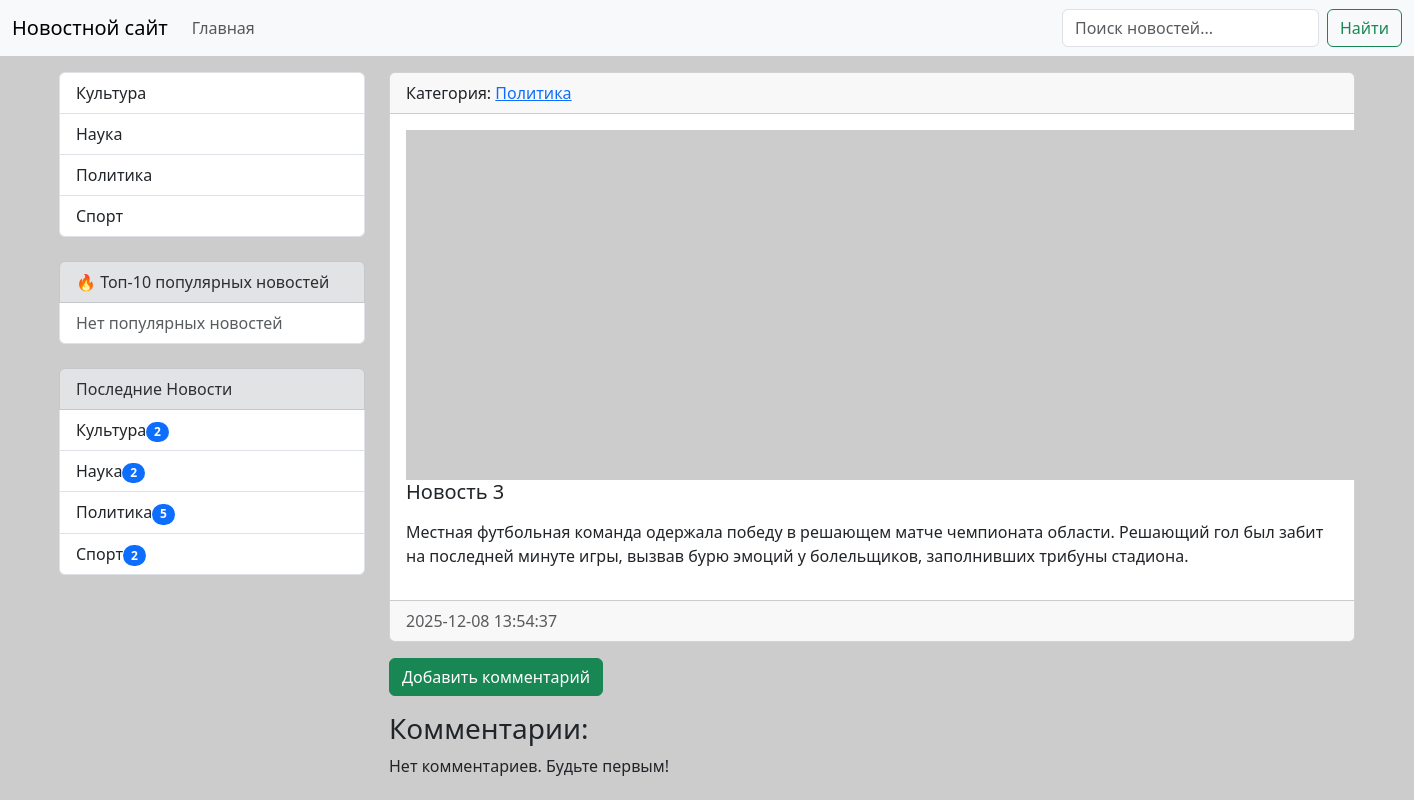
Before: /news/news/3/ with the older database file.
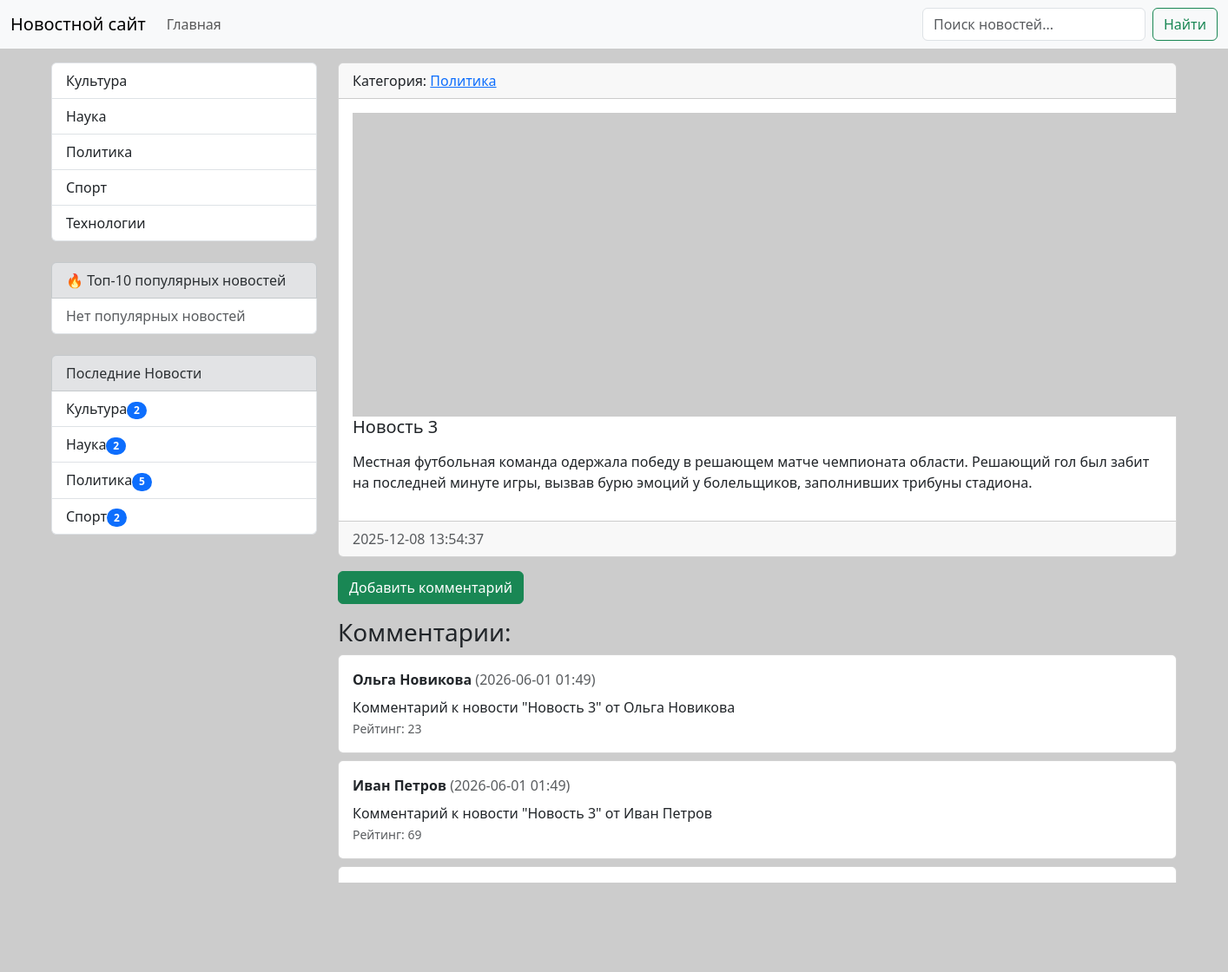
After: the same page with the newer database file.
### news/models.py (models this page shows, shortened)
class Category(models.Model):
    title = models.CharField(max_length=150, db_index=True, verbose_name='Наименование категории')
    def __str__(self):
        return self.title
    def get_absolute_url(self):
        return reverse('news:category', kwargs={'category_id': self.pk})

class News(models.Model):
    title = models.CharField(max_length=150, verbose_name='Наименование')
    content = models.TextField(blank=True, verbose_name='Контент')
    created_at = models.DateTimeField(auto_now_add=True, verbose_name='Дата публикации')
    updated_at = models.DateTimeField(auto_now=True, verbose_name='Обновлено')
    photo = models.ImageField(upload_to='photos/%Y/%m/%d', verbose_name='Фото', blank=True)
    is_published = models.BooleanField(default=True, verbose_name='Опубликовано')
    category = models.ForeignKey(Category, on_delete=models.PROTECT, null=True, verbose_name='Категория', related_name='get_news')
    views = models.IntegerField(default=0, verbose_name='Просмотры')
    class Meta:
        verbose_name = 'Новость'
        verbose_name_plural = 'Новости'
        ordering = ['-created_at']

class Comment(models.Model):
    author = models.ForeignKey(Author, on_delete=models.CASCADE, related_name='comments', verbose_name='Автор')
    news = models.ForeignKey(News, on_delete=models.CASCADE, related_name='comments', verbose_name='Новость')
    parent = models.ForeignKey('self', on_delete=models.CASCADE, null=True, blank=True, related_name='replies', verbose_name='Ответ на комментарий')
    text = models.TextField(verbose_name='Текст комментария')
    rating = models.IntegerField(default=0, verbose_name='Рейтинг')
    created_at = models.DateTimeField(auto_now_add=True, verbose_name='Дата создания')
    class Meta:
        verbose_name = 'Комментарий'
        verbose_name_plural = 'Комментарии'
        ordering = ['-created_at']

class Author(models.Model):
    name = models.CharField(max_length=100, verbose_name='Имя автора')
    email = models.EmailField(verbose_name='Email', blank=True)
    class Meta:
        verbose_name = 'Автор'
        verbose_name_plural = 'Авторы'
        ordering = ['name']

### news/views.py (the view)
# urls.py: path('news/<int:pk>/', ViewNews.as_view(), name='view_news'),
class ViewNews(DetailView):
    model = News
    context_object_name = 'news_item'
    template_name = 'news/view_news.html'

### news/templatetags/news_tags.py (called while the page is built)
@register.simple_tag(name='get_list_categories')
def get_categories():
    return Category.objects.all()

@register.inclusion_tag('news/list_categories.html')
def show_categories(arg1='Последние', arg2='Новости'):
    categories = Category.objects.annotate(cnt=Count('get_news')).filter(cnt__gt=0)
    return {'categories': categories, 'arg1': arg1, 'arg2': arg2}

### news/templates/news/view_news.html (shortened to what this page needs)
{% extends 'base.html' %}
{% block sidebar %}
{% include 'inc/_sidebar.html' %}
{% endblock %}
{% block content %}
<div class="card mb-3">
    <div class="card-header">
        Категория:
        <a href="{{ news_item.category.get_absolute_url }}">{{ news_item.category }}</a>
    </div>
    <div class="card-body">
        <div class="media">
            {% if news_item.photo %}
                <img src="{{ news_item.photo.url }}" alt="" width="350" class="mr-3">
            {% else %}
                <img src="https://picsum.photos/id/1060/350/235/?blur=2" alt="" class="mr-3">
            {% endif %}
            <div class="media-body">
                <h5 class="card-title">{{ news_item.title }}</h5>
                <p class="card-text">{{ news_item.content|safe|linebreaks }}</p>
            </div>
        </div>
    </div>
    <div class="card-footer text-muted">
        {{ news_item.created_at|date:"Y-m-d H:i:s" }}
    </div>
</div>
<div class="mt-3 mb-3">
    <a href="{% url 'news:add_comment' news_item.pk %}" class="btn btn-success">Добавить комментарий</a>
</div>
<h3>Комментарии:</h3>
{% for comment in news_item.comments.all %}
    <div class="card mb-2">
        <div class="card-body">
            <strong>{{ comment.author.name }}</strong>
            <span class="text-muted">({{ comment.created_at|date:"Y-m-d H:i" }})</span>
            <p class="mb-0 mt-2">{{ comment.text }}</p>
            <small class="text-muted">Рейтинг: {{ comment.rating }}</small>
        </div>
    </div>
{% empty %}
    <p>Нет комментариев. Будьте первым!</p>
{% endfor %}
{% endblock %}

### templates/base.html (shortened to what this page needs)
<!doctype html>
{% load static %}
<html lang="en">
<head>
    <link rel="stylesheet"
          href="https://cdn.jsdelivr.net/npm/bootstrap@5.3.8/dist/css/bootstrap.min.css">
    <link rel="stylesheet" href="{% static 'css/style.css' %}">
</head>
<body>
{% include 'inc/_nav.html' %}
<div class="container mt-3">
    <div class="row">
        <div class="col-md-3">
            {% block sidebar %}SIDEBAR{% endblock %}
        </div>
        <div class="col-md-9">
            {% block content %}CONTENT{% endblock %}
        </div>
    </div>
</div>
</body>
</html>

### templates/inc/_nav.html (shortened to what this page needs)
<nav class="navbar navbar-expand-lg bg-body-tertiary">
    <div class="container-fluid">
        <a class="navbar-brand" href="{% url 'news:home' %}">Новостной сайт</a>
        <div class="collapse navbar-collapse" id="navbarSupportedContent">
            <ul class="navbar-nav me-auto">
                <li class="nav-item">
                    <a class="nav-link {% if request.path == '/' or request.path == '/news/' %}active{% endif %}"
                       href="{% url 'news:home' %}">Главная</a>
                </li>
            </ul>
            <form class="d-flex" action="{% url 'news:search' %}" method="get">
                <input class="form-control me-2" type="search" name="q" placeholder="Поиск новостей..." aria-label="Search">
                <button class="btn btn-outline-success" type="submit">Найти</button>
            </form>
        </div>
    </div>
</nav>

### templates/inc/_sidebar.html
{% load news_tags %}
<div class="list-group">
    {% get_list_categories as categories %}
    {% for item in categories %}
        <a href="{% url 'news:category' item.pk %}"
           class="list-group-item list-group-item-action">
           {{ item.title }}
        </a>
    {% endfor %}
</div>
<br>
<div class="list-group">
    <div class="list-group-item list-group-item-secondary">
        🔥 Топ-10 популярных новостей
    </div>
    {% for news in popular_news %}
        <a href="{{ news.get_absolute_url }}"
           class="list-group-item list-group-item-action d-flex justify-content-between align-items-center">
            {{ news.title }}
            <span class="badge bg-primary rounded-pill">{{ news.views }}</span>
        </a>
    {% empty %}
        <div class="list-group-item text-muted">
            Нет популярных новостей
        </div>
    {% endfor %}
</div>
<br>
{% show_categories %}

### news/templates/news/list_categories.html
<div class="list-group">
    <div class="list-group-item list-group-item-secondary">{{ arg1 }} {{ arg2 }}</div>
    {% for item in categories %}
        <a href="{{ item.get_absolute_url }}" class="list-group-item list-group-item-action">{{ item.title }}<span class = "badge bg-primary rounded-pill">{{item.cnt}}</span></a>
    {% endfor %}
</div>

### MySite/static/css/style.css (style rules this page uses)
body { background-color: #ccc; }

Changed rows visible on the page:
added Category: title "Технологии"
added Comment: author.name "Ольга Новикова", created_at "2026-06-01 01:49", text "Комментарий к новости \"Новость 3\" от Ольга Новикова", rating "23"
added Comment: author.name "Иван Петров", created_at "2026-06-01 01:49", text "Комментарий к новости \"Новость 3\" от Иван Петров", rating "69"
added Comment: author.name "Иван Петров", created_at "2026-06-01 01:49"
Other visible differences:
text no longer shown: "Нет комментариев. Будьте первым!"
